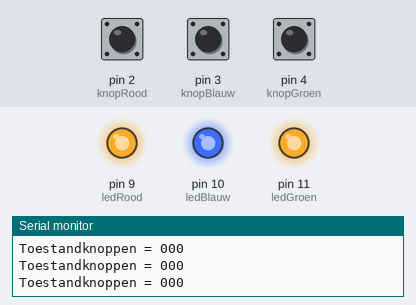
Simulated run of this sketch. Board: Arduino Uno, built with avr-gcc and run on an emulated ATmega328P. Parts: output pins drawn as LEDs (lit = HIGH), the last lines printed to the serial monitor. Inputs (shaded band) come from the test bench; at power-on: pin 2 (knopRood) LOW, pin 3 (knopBlauw) LOW, pin 4 (knopGroen) LOW.

Above: at 1.2 s.
1.3 s: pin 2 (knopRood) pulled HIGH for 0.15 s
At 1.41 s:
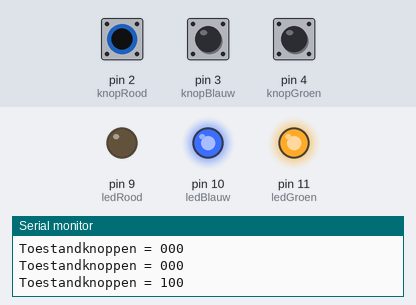
2.9 s: pin 3 (knopBlauw) pulled HIGH for 0.15 s
At 3.01 s:
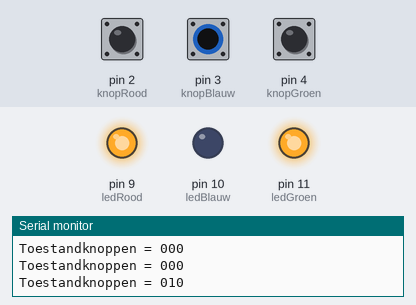
4.5 s: pin 4 (knopGroen) pulled HIGH for 0.15 s
At 4.6 s:
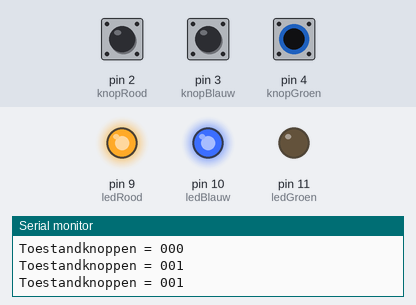
6.1 s: pin 4 (knopGroen) pulled HIGH for 3.2 s
At 9.9 s:
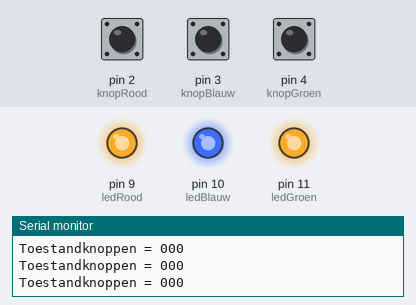
12.3 s: pin 2 (knopRood) pulled HIGH for 3.2 s
At 12.7 s:
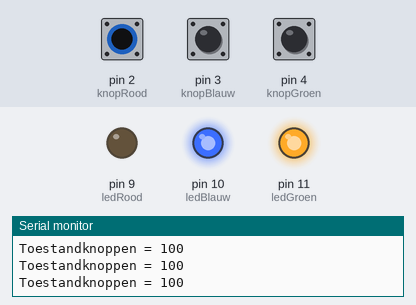
18.5 s: pin 2 (knopRood) driven HIGH and pin 3 (knopBlauw) driven HIGH
At 19.7 s:
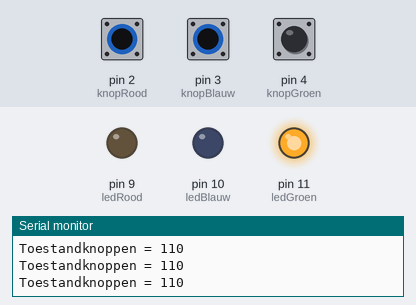
Timing chart, 0 to 21.0 s (numbered marks = the images above; inputs shaded):
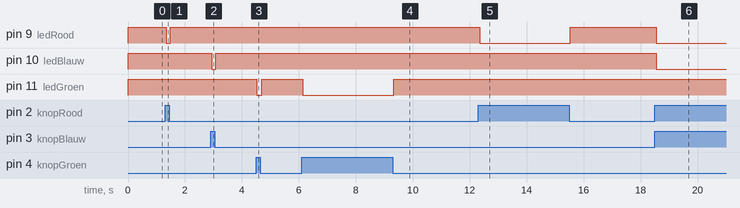

The sketch:

_18_Tri_Color_Led.ino
```cpp
/* RGB-LED
    Een RGB-LED zijn eigenlijk 3 LED's in een: een Rode, Groene en Blauwe. Door verschillende kleuren tegelijkertijd
    te laten branden lijkt het alsof de LED andere kleuren krijgt.

    Een deel van sketch staat hieronder. Het is de bedoeling dat je met de 3 knoppen de 3 verschillende kleuren kunt bedienen

    LET OP:
    De RGB-LED die wij gebruiken werkt andersom dan een een gewone LED. De gemeenschappelijke pin (de langste) wordt aangesloten
    op de +5 volt. Je kunt de RGB-LED laten branden door de andere pin met een laag signaal (LOW) te verbinden.
*/

int toestandknopRood = 0;
int toestandknopBlauw = 0;
int toestandknopGroen = 0;

const int knopRood = 2;
const int knopBlauw = 3;
const int knopGroen = 4;

const int ledRood = 9;
const int ledBlauw = 10;
const int ledGroen = 11;


void setup() {
  pinMode(knopRood, INPUT);
  pinMode(knopBlauw, INPUT);
  pinMode(knopGroen, INPUT);

  pinMode(ledRood, OUTPUT);
  pinMode(ledBlauw, OUTPUT);
  pinMode(ledGroen, OUTPUT);

  Serial.begin(9600);


}

void loop() {
  // schrijf nu zelf de rest van de code
  toestandknopRood = digitalRead(knopRood); //toestandknop is de waarde van knop1
  toestandknopBlauw = digitalRead(knopBlauw); //toestandknop is de waarde van knop2
  toestandknopGroen = digitalRead(knopGroen); //toestandknop is de waarde van knop2

  Serial.print("Toestandknoppen = "); // met de volgende regels worden de waarden van de knoppen naar de monitor gestuurd
  Serial.print(toestandknopRood);
  Serial.print(toestandknopBlauw);
  Serial.println(toestandknopGroen);

  // rode led
  if (toestandknopRood == HIGH) {
    digitalWrite(ledRood, LOW);
  }
  else {
     digitalWrite(ledRood, HIGH);
  }

  // blauwe led
   if (toestandknopBlauw == HIGH) {
    digitalWrite(ledBlauw, LOW);
  }
  else {
     digitalWrite(ledBlauw, HIGH);
  }

  // groen led
   if (toestandknopGroen == HIGH) {
    digitalWrite(ledGroen, LOW);
  }
  else {
     digitalWrite(ledGroen, HIGH);
  }


}
```

Measured:
- after the input at 1.3 s, pin 9 (ledRood): HIGH → LOW at once, → HIGH 0.14 s later
- after the input at 2.9 s, pin 10 (ledBlauw): HIGH → LOW after 0.05 s, → HIGH 0.14 s later
- after the input at 4.5 s, pin 11 (ledGroen): HIGH → LOW at once, → HIGH 0.17 s later
- after the input at 6.1 s, pin 11 (ledGroen): HIGH → LOW at once, → HIGH 3.2 s later
- after the input at 12.3 s, pin 9 (ledRood): HIGH → LOW after 0.05 s, → HIGH 3.2 s later
- after the input at 18.5 s, pin 9 (ledRood), pin 10 (ledBlauw): HIGH → LOW at once
